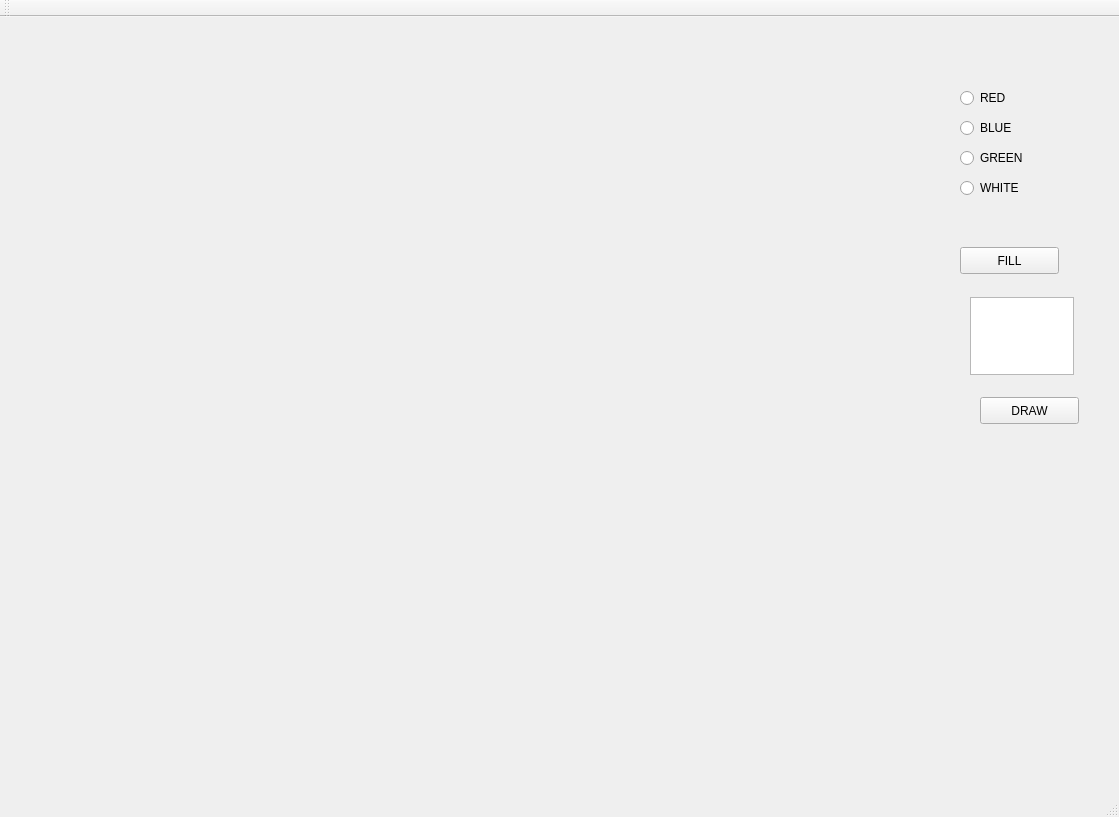
<?xml version="1.0" encoding="UTF-8"?>
<ui version="4.0">
 <class>MainWindow</class>
 <widget class="QMainWindow" name="MainWindow">
  <property name="geometry">
   <rect>
    <x>0</x>
    <y>0</y>
    <width>1119</width>
    <height>817</height>
   </rect>
  </property>
  <property name="windowTitle">
   <string>MainWindow</string>
  </property>
  <widget class="QWidget" name="centralWidget">
   <widget class="QLabel" name="Output">
    <property name="geometry">
     <rect>
      <x>0</x>
      <y>0</y>
      <width>901</width>
      <height>741</height>
     </rect>
    </property>
    <property name="text">
     <string/>
    </property>
   </widget>
   <widget class="QRadioButton" name="radioButton">
    <property name="geometry">
     <rect>
      <x>960</x>
      <y>70</y>
      <width>117</width>
      <height>22</height>
     </rect>
    </property>
    <property name="text">
     <string>RED</string>
    </property>
   </widget>
   <widget class="QRadioButton" name="radioButton_2">
    <property name="geometry">
     <rect>
      <x>960</x>
      <y>100</y>
      <width>117</width>
      <height>22</height>
     </rect>
    </property>
    <property name="text">
     <string>BLUE</string>
    </property>
   </widget>
   <widget class="QRadioButton" name="radioButton_3">
    <property name="geometry">
     <rect>
      <x>960</x>
      <y>130</y>
      <width>117</width>
      <height>22</height>
     </rect>
    </property>
    <property name="text">
     <string>GREEN</string>
    </property>
   </widget>
   <widget class="QRadioButton" name="radioButton_4">
    <property name="geometry">
     <rect>
      <x>960</x>
      <y>160</y>
      <width>117</width>
      <height>22</height>
     </rect>
    </property>
    <property name="text">
     <string>WHITE</string>
    </property>
   </widget>
   <widget class="QPushButton" name="pushButton">
    <property name="geometry">
     <rect>
      <x>960</x>
      <y>230</y>
      <width>99</width>
      <height>27</height>
     </rect>
    </property>
    <property name="text">
     <string>FILL</string>
    </property>
   </widget>
   <widget class="QTextEdit" name="textEdit">
    <property name="geometry">
     <rect>
      <x>970</x>
      <y>280</y>
      <width>104</width>
      <height>78</height>
     </rect>
    </property>
   </widget>
   <widget class="QPushButton" name="pushButton_2">
    <property name="geometry">
     <rect>
      <x>980</x>
      <y>380</y>
      <width>99</width>
      <height>27</height>
     </rect>
    </property>
    <property name="text">
     <string>DRAW</string>
    </property>
   </widget>
  </widget>
  <widget class="QMenuBar" name="menuBar">
   <property name="geometry">
    <rect>
     <x>0</x>
     <y>0</y>
     <width>1119</width>
     <height>25</height>
    </rect>
   </property>
  </widget>
  <widget class="QToolBar" name="mainToolBar">
   <attribute name="toolBarArea">
    <enum>TopToolBarArea</enum>
   </attribute>
   <attribute name="toolBarBreak">
    <bool>false</bool>
   </attribute>
  </widget>
  <widget class="QStatusBar" name="statusBar"/>
 </widget>
 <layoutdefault spacing="6" margin="11"/>
 <resources/>
 <connections/>
</ui>
